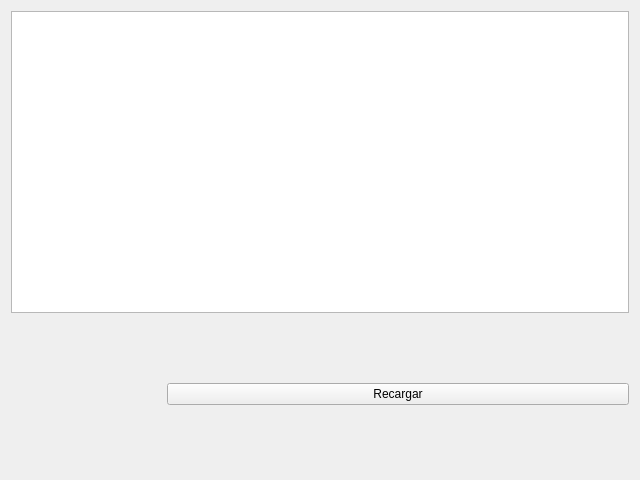
<?xml version="1.0" encoding="UTF-8"?>
<ui version="4.0">
 <class>ControlWidget</class>
 <widget class="QWidget" name="ControlWidget">
  <property name="geometry">
   <rect>
    <x>0</x>
    <y>0</y>
    <width>640</width>
    <height>480</height>
   </rect>
  </property>
  <property name="sizePolicy">
   <sizepolicy hsizetype="Expanding" vsizetype="Expanding">
    <horstretch>0</horstretch>
    <verstretch>0</verstretch>
   </sizepolicy>
  </property>
  <property name="windowTitle">
   <string>Form</string>
  </property>
  <layout class="QVBoxLayout" name="verticalLayout">
   <item>
    <widget class="QTableWidget" name="tableWidgetVista"/>
   </item>
   <item>
    <layout class="QHBoxLayout" name="horizontalLayout">
     <item>
      <widget class="QLabel" name="labelImagen">
       <property name="minimumSize">
        <size>
         <width>150</width>
         <height>150</height>
        </size>
       </property>
       <property name="maximumSize">
        <size>
         <width>150</width>
         <height>150</height>
        </size>
       </property>
       <property name="text">
        <string/>
       </property>
       <property name="scaledContents">
        <bool>true</bool>
       </property>
      </widget>
     </item>
     <item>
      <widget class="QPushButton" name="pushButtonRecargar">
       <property name="text">
        <string>Recargar</string>
       </property>
      </widget>
     </item>
    </layout>
   </item>
  </layout>
 </widget>
 <resources/>
 <connections/>
</ui>
